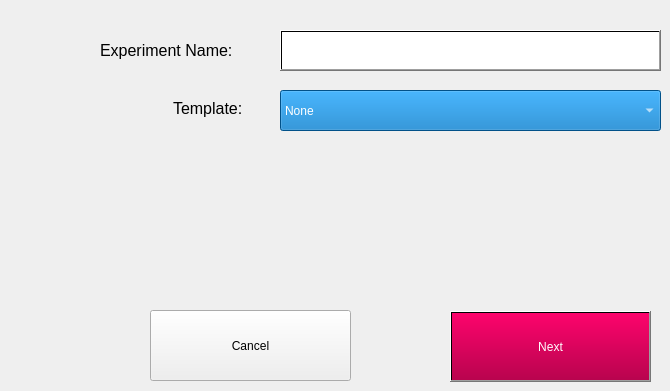
    <widget class="QWidget" name="page_2">
     <widget class="QLabel" name="label">
      <property name="geometry">
       <rect>
        <x>100</x>
        <y>40</y>
        <width>161</width>
        <height>21</height>
       </rect>
      </property>
      <property name="font">
       <font>
        <pointsize>12</pointsize>
       </font>
      </property>
      <property name="styleSheet">
       <string notr="true">background:rgba(0, 0, 0,0)</string>
      </property>
      <property name="text">
       <string>Experiment Name:</string>
      </property>
     </widget>
     <widget class="QComboBox" name="comboBox">
      <property name="geometry">
       <rect>
        <x>280</x>
        <y>90</y>
        <width>381</width>
        <height>41</height>
       </rect>
      </property>
      <property name="styleSheet">
       <string notr="true">background:rgb(1, 114, 192);
color:rgb(255, 255, 255);</string>
      </property>
      <item>
       <property name="text">
        <string>None</string>
       </property>
      </item>
     </widget>
     <widget class="QLineEdit" name="lineEdit">
      <property name="geometry">
       <rect>
        <x>280</x>
        <y>30</y>
        <width>381</width>
        <height>41</height>
       </rect>
      </property>
      <property name="font">
       <font>
        <pointsize>12</pointsize>
       </font>
      </property>
      <property name="styleSheet">
       <string notr="true"/>
      </property>
      <property name="text">
       <string/>
      </property>
     </widget>
     <widget class="QLabel" name="label_2">
      <property name="geometry">
       <rect>
        <x>173</x>
        <y>100</y>
        <width>91</width>
        <height>17</height>
       </rect>
      </property>
      <property name="font">
       <font>
        <pointsize>12</pointsize>
       </font>
      </property>
      <property name="styleSheet">
       <string notr="true">background:rgba(0, 0, 0,0)</string>
      </property>
      <property name="text">
       <string>Template:</string>
      </property>
     </widget>
     <widget class="QToolButton" name="toolButton_25">
      <property name="geometry">
       <rect>
        <x>450</x>
        <y>311</y>
        <width>201</width>
        <height>71</height>
       </rect>
      </property>
      <property name="styleSheet">
       <string notr="true">background:qlineargradient(spread:repeat, x1:0.510204, y1:1, x2:0.505, y2:0, stop:0 rgba(184,4,78,255), stop:1 rgba(253,4,108,255));
color:rgb(255, 255, 255);</string>
      </property>
      <property name="text">
       <string>Next</string>
      </property>
     </widget>
     <widget class="QToolButton" name="toolButton_26">
      <property name="geometry">
       <rect>
        <x>150</x>
        <y>310</y>
        <width>201</width>
        <height>71</height>
       </rect>
      </property>
      <property name="text">
       <string>Cancel</string>
      </property>
     </widget>
     <widget class="QPushButton" name="pushButton_110">
      <property name="geometry">
       <rect>
        <x>280</x>
        <y>30</y>
        <width>381</width>
        <height>41</height>
       </rect>
      </property>
      <property name="styleSheet">
       <string notr="true">background:qlineargradient(spread:pad, x1:0, y1:0, x2:1, y2:0, stop:0 rgba(0, 0, 0, 0), stop:1 rgba(0,0,0,0))
</string>
      </property>
      <property name="text">
       <string/>
      </property>
     </widget>
     <zorder>label</zorder>
     <zorder>lineEdit</zorder>
     <zorder>label_2</zorder>
     <zorder>toolButton_25</zorder>
     <zorder>toolButton_26</zorder>
     <zorder>comboBox</zorder>
     <zorder>pushButton_110</zorder>
    </widget>
